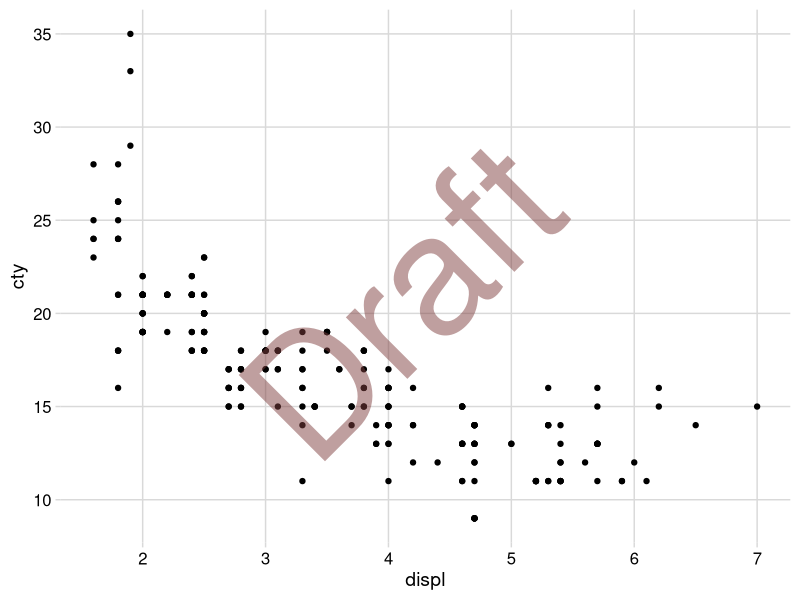
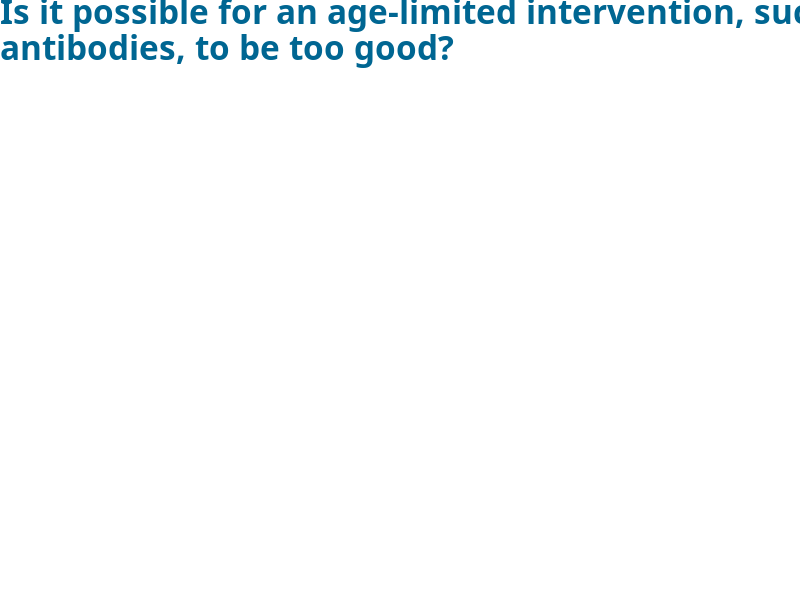
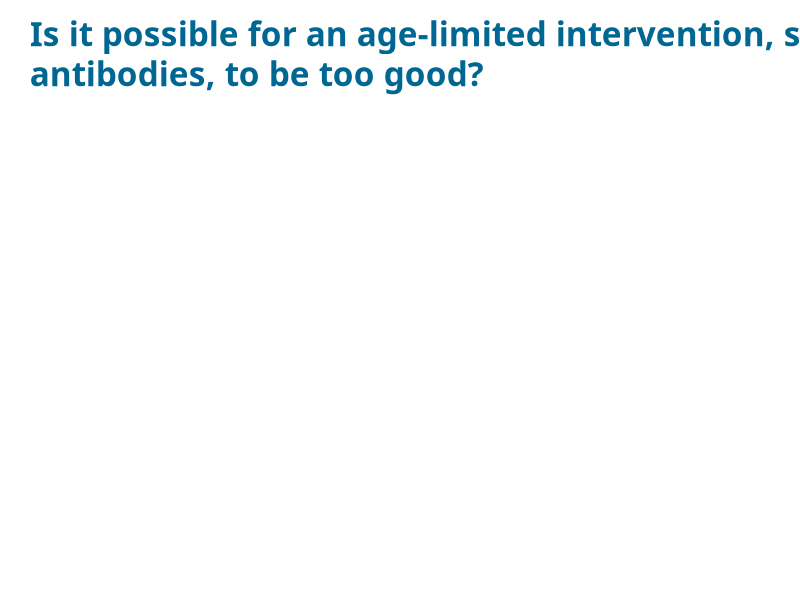
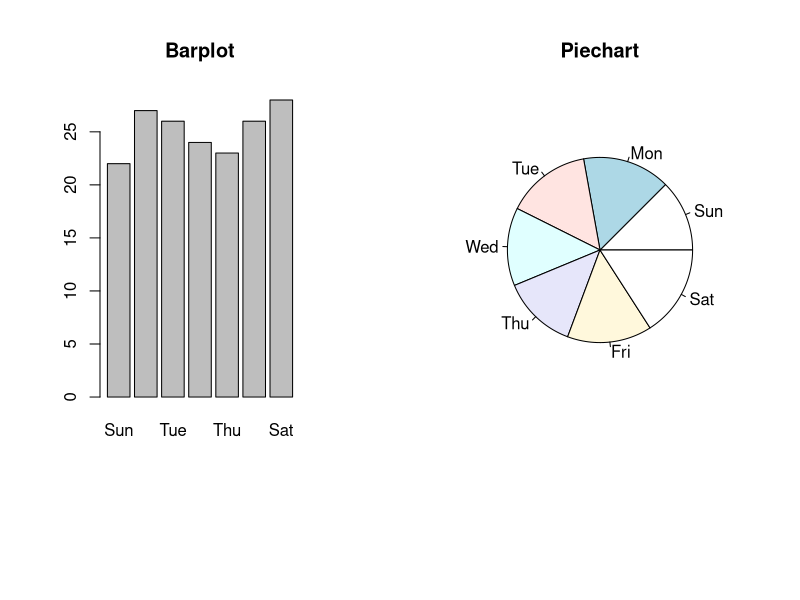

Here is the R script that generated these plots, in order:
# clear the workspace!
# this is important to zero-out ambient theme adjustments!
rm(list=ls())
ls()

if (F) {
  install.packages("cowplot")
}

library(ggplot2)
library(cowplot)

p <- ggplot(mpg, aes(displ, cty)) +
  geom_point() +
  theme_minimal_grid()

colors <- c('#006692')
heading <- "Is it possible for an age-limited intervention, such as monoclonal
antibodies, to be too good?"


ggdraw(p) + draw_label("Draft", colour = "#80404080", size = 120, angle = 45)


ggdraw() + 
  draw_label(
    heading, 
    colour=colors, 
    fontfamily='Calibri',
    fontface='bold',
    size=24,
    lineheight=0.9,
    x=0, y=1, 
    hjust=0, vjust=1)

#alternative
# windowsFonts(A=windowsFont('Calibri')) # investigate
par(mar=rep(0,4))
plot.new()
text(0,1,heading,c(0,1),cex=2,col=colors,family='Calibri',font=2)

temp <- c(Sun=22,Mon=27,Tue=26,Wed=24,Thu=23,Fri=26,Sat=28)

par(mfrow=c(1,2),mar=c(10,5,5,5)) # mfrow is split, mar is mar in lines (mai is inches)
barplot(temp, main="Barplot")
pie(temp, main="Piechart", radius=1)

par('pin') # plotting area (in)

par('din') # dim of inches

dev.size(units='px') # inches is default, units='cm'

par('mai')
par('mar')

par(mar=rep(0,4))
